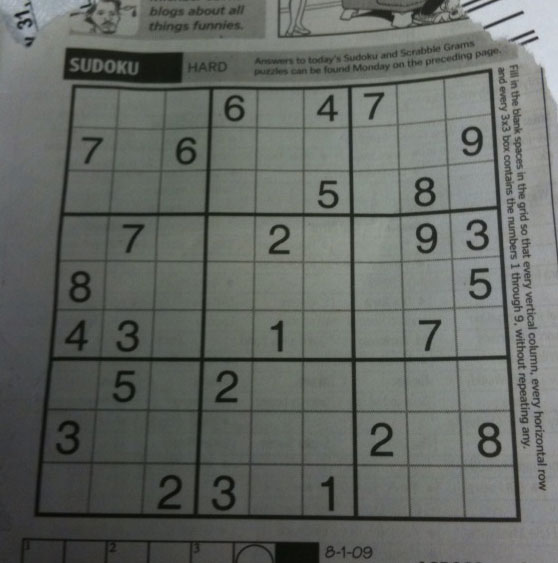
#> input picture day02_opencv_color/sudoku.png, 558 x 563 px
$ python threshold.py
#> lines starting #> are read from the running program, lines starting #| are printed output that depends on the picture; after the words box and inside, x2 and y2 are one past the last pixel; in counts of white or black regions, pixels touching at a corner belong together
# 코드
import cv2 as cv
import numpy as np
from matplotlib import pyplot as plt
import urllib.request
import os

# github sample 주소 : https://github.com/opencv/opencv/tree/master/samples/data
def get_sample(filename):
#> called with filename = 'sudoku.png'
    if not os.path.exists(filename):
        url = f"https://raw.githubusercontent.com/opencv/opencv/master/samples/data/{filename}"
        urllib.request.urlretrieve(url, filename)
    return cv.imread(filename)
#> returned value is the input picture: shape (563, 558, 3); mean B, G, R 99.5, 104.1, 100

# [5 lines of commented-out code are left out]

img = get_sample("sudoku.png")
img = cv.imread('sudoku.png', cv.IMREAD_GRAYSCALE)
#> img: shape (563, 558); min 7, max 218, mean 101.8

assert img is not None, "file could not be read, check with os.path.exists()"
rest,thresh1 = cv.threshold(img, 127, 255, cv.THRESH_BINARY)
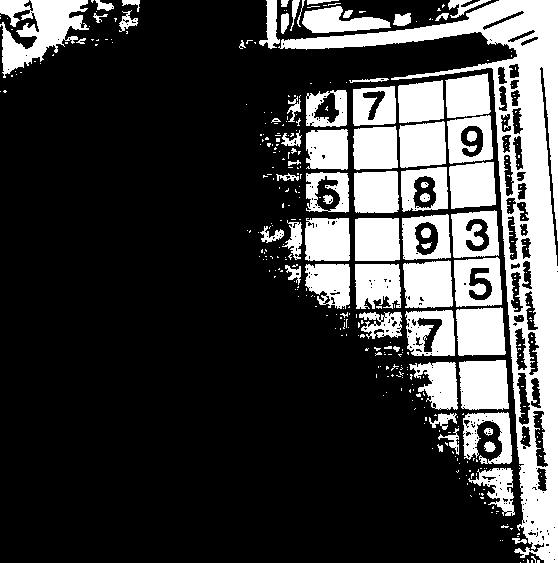
#> thresh1: shape (563, 558); 25.3% white; 376 white regions (307 under 20 px), largest, box (x1, y1, x2, y2) and area: (278, 0, 558, 563) 25952, (0, 0, 89, 78) 3634, (459, 360, 509, 410) 2273
rest,thresh2 = cv.threshold(img, 127, 255, cv.THRESH_BINARY_INV)
rest,thresh3 = cv.threshold(img, 127, 255, cv.THRESH_TRUNC)
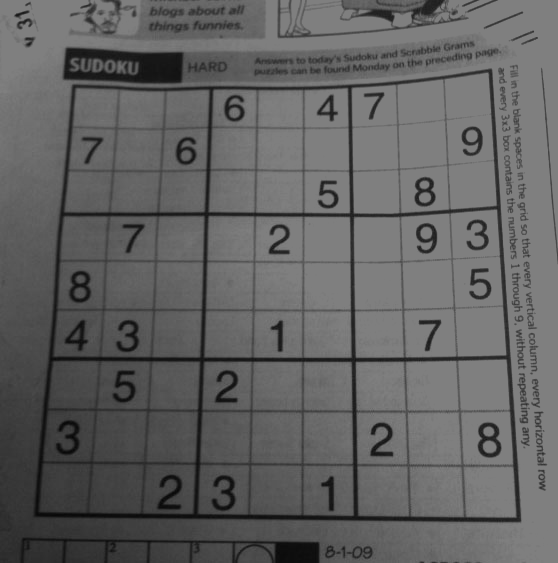
#> thresh3: shape (563, 558); min 7, max 127, mean 97.9
rest,thresh4 = cv.threshold(img, 127, 255, cv.THRESH_TOZERO)
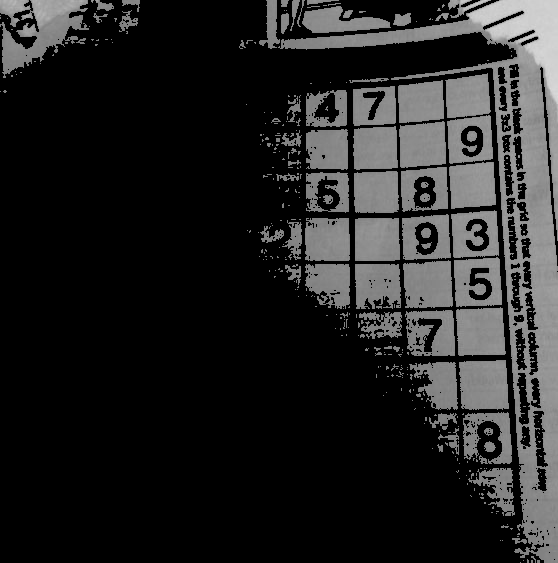
#> thresh4: shape (563, 558); min 0, max 218, mean 36.1
rest,thresh5 = cv.threshold(img, 127, 255, cv.THRESH_TOZERO_INV)
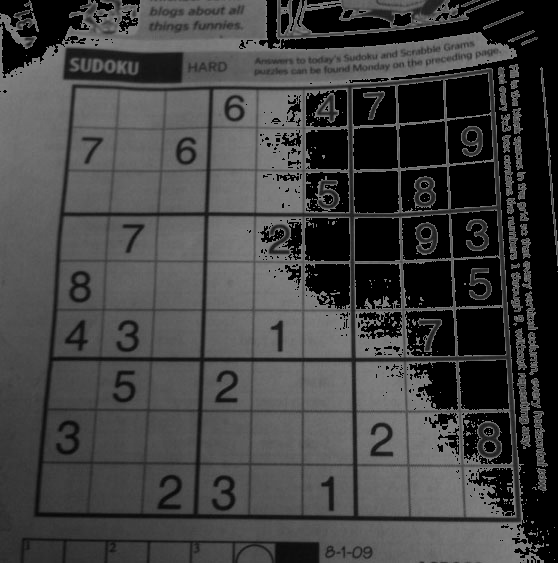
#> thresh5: shape (563, 558); min 0, max 127, mean 65.7

titles = ['Original Image', 'BINARY', 'BINARY_INV', 'TRUNC', 'TOZERO', 'TOERO_INV']
images = [img, thresh1, thresh2, thresh3, thresh4, thresh5]


for i in range(6):
    plt.subplot(2,3,i+1),plt.imshow(images[i], 'gray', vmin=0, vmax=255)
    plt.title(titles[i])
    plt.xticks([]),plt.yticks([])

plt.show()

$ run again, with day02_opencv_color/gradient.png copied over day02_opencv_color/sudoku.png
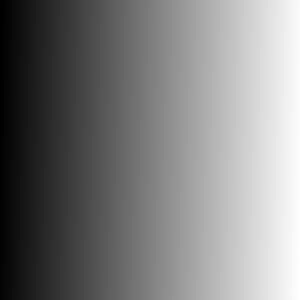
#> input picture day02_opencv_color/gradient.png, 300 x 300 px
#> in get_sample, returned value is the input picture: shape (300, 300, 3); mean B, G, R 126.5, 126.5, 126.5
#> `rest,thresh1 = cv.threshold(img, 127, 255, cv.THRESH_BINARY)`:
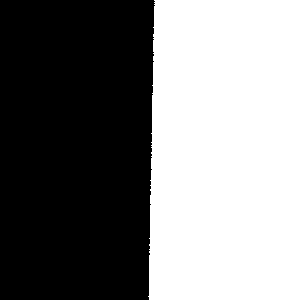
#> thresh1: shape (300, 300); 49.5% white; 1 white region, box (x1, y1, x2, y2) and area: (148, 0, 300, 300) 44573
#> `rest,thresh5 = cv.threshold(img, 127, 255, cv.THRESH_TOZERO_INV)`:
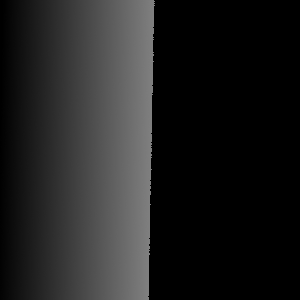
#> thresh5: shape (300, 300); min 0, max 127, mean 32.2
